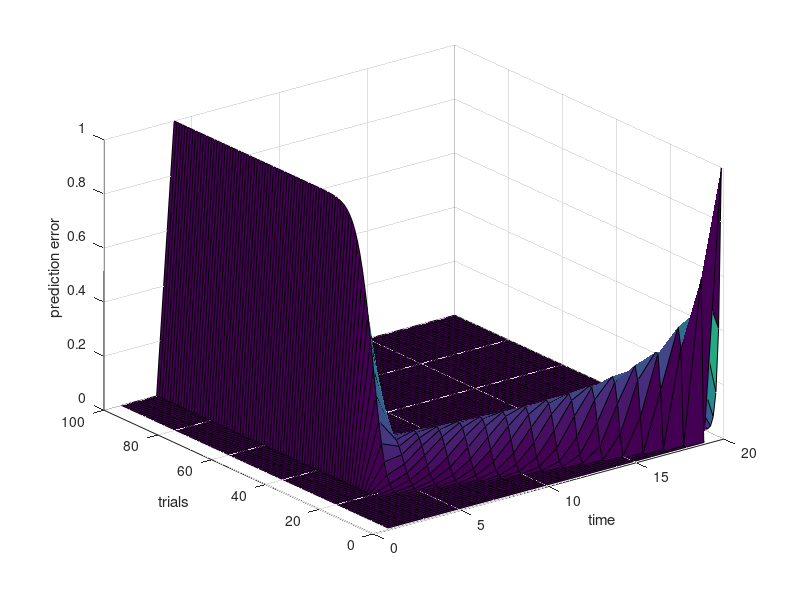
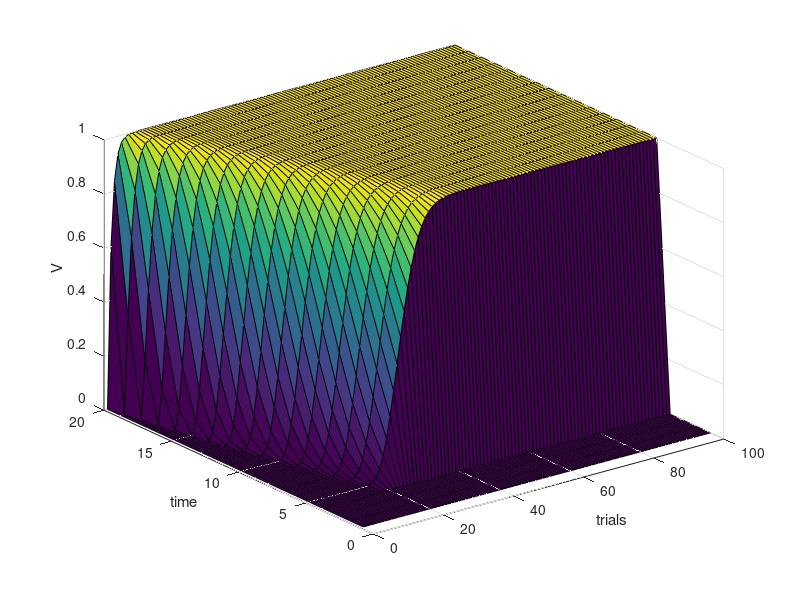

MATLAB code to generate these figures, in order:
%cue at second 5, reward at second 20

Trials=100; %number of trials
Time=20;    %total time
rewTime=20; %reward time
cueTime=5; %start cue
endCueTime=rewTime; %end cue
n=endCueTime-cueTime+1; %cue duration

X= eye(n);
X=[zeros(n,cueTime-1), X, zeros(n,Time-endCueTime)];

V=zeros(Time,Trials);
w = zeros(n,1); %weights
r = zeros(Time,Trials); %reward
r(rewTime,:)=1;
delta = zeros(Time, Trials); %prediction error


gamma= 1;
alpha= 0.6;

%t=time, i=trial
for i=1:Trials
    V(:,i)= (w' * X)'; %value function
    delta(:,i)= r(:,i) + [V(2:end,i); 0] - V(:,i);%prediction error
    w= w + alpha*(X * delta(:,i)); %weights
end


%% Plot 

%Plot prediction error
figure
surf(delta')
ylabel('trials')
xlabel('time')
zlabel('prediction error')

%Plot value function 
figure
surf(V)
xlabel('trials')
ylabel('time')
zlabel('V')